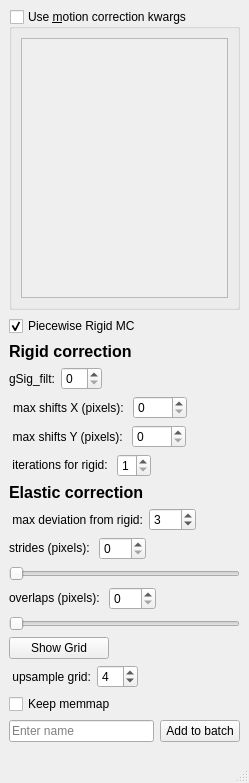
<?xml version="1.0" encoding="UTF-8"?>
<ui version="4.0">
 <class>MCORRWidget</class>
 <widget class="QMainWindow" name="MCORRWidget">
  <property name="geometry">
   <rect>
    <x>0</x>
    <y>0</y>
    <width>249</width>
    <height>783</height>
   </rect>
  </property>
  <property name="windowTitle">
   <string>mcorr params</string>
  </property>
  <widget class="QWidget" name="centralwidget">
   <layout class="QVBoxLayout" name="verticalLayout">
    <item>
     <widget class="QGroupBox" name="groupBox_motion_correction_kwargs">
      <property name="toolTip">
       <string>You can enter additional kwargs to pass for MotionCorrect() instantiation.
Use single quotes for strings, do not use double quotes.</string>
      </property>
      <property name="statusTip">
       <string/>
      </property>
      <property name="title">
       <string>Use &amp;motion correction kwargs</string>
      </property>
      <property name="checkable">
       <bool>true</bool>
      </property>
      <property name="checked">
       <bool>false</bool>
      </property>
      <layout class="QVBoxLayout" name="verticalLayout_3">
       <item>
        <widget class="QPlainTextEdit" name="plainTextEdit_mc_kwargs">
         <property name="toolTip">
          <string>You can enter additional kwargs to pass for CNMF instantiation.
Use single quotes for strings, do not use double quotes.</string>
         </property>
        </widget>
       </item>
      </layout>
     </widget>
    </item>
    <item>
     <widget class="QCheckBox" name="checkBoxRigidMC">
      <property name="layoutDirection">
       <enum>Qt::LeftToRight</enum>
      </property>
      <property name="text">
       <string>Piecewise Rigid MC</string>
      </property>
      <property name="checked">
       <bool>true</bool>
      </property>
     </widget>
    </item>
    <item>
     <widget class="QLabel" name="label_16">
      <property name="font">
       <font>
        <pointsize>12</pointsize>
        <weight>75</weight>
        <bold>true</bold>
       </font>
      </property>
      <property name="toolTip">
       <string>Compute some summary images (correlation and peak to noise ratio)</string>
      </property>
      <property name="text">
       <string>Rigid correction</string>
      </property>
     </widget>
    </item>
    <item>
     <layout class="QHBoxLayout" name="horizontalLayout">
      <item>
       <widget class="QLabel" name="label">
        <property name="text">
         <string>gSig_filt:</string>
        </property>
       </widget>
      </item>
      <item>
       <widget class="QSpinBox" name="spinBoxGSig_filt">
        <property name="toolTip">
         <string>disabled if set to zero</string>
        </property>
       </widget>
      </item>
      <item>
       <spacer name="horizontalSpacer_2">
        <property name="orientation">
         <enum>Qt::Horizontal</enum>
        </property>
        <property name="sizeHint" stdset="0">
         <size>
          <width>40</width>
          <height>20</height>
         </size>
        </property>
       </spacer>
      </item>
     </layout>
    </item>
    <item>
     <layout class="QHBoxLayout" name="horizontalLayout_12">
      <item>
       <widget class="QLabel" name="label_9">
        <property name="layoutDirection">
         <enum>Qt::LeftToRight</enum>
        </property>
        <property name="text">
         <string> max shifts X (pixels): </string>
        </property>
        <property name="alignment">
         <set>Qt::AlignRight|Qt::AlignTrailing|Qt::AlignVCenter</set>
        </property>
       </widget>
      </item>
      <item>
       <widget class="QSpinBox" name="spinboxX">
        <property name="sizePolicy">
         <sizepolicy hsizetype="MinimumExpanding" vsizetype="Fixed">
          <horstretch>0</horstretch>
          <verstretch>0</verstretch>
         </sizepolicy>
        </property>
        <property name="maximum">
         <number>999</number>
        </property>
       </widget>
      </item>
      <item>
       <spacer name="horizontalSpacer_7">
        <property name="orientation">
         <enum>Qt::Horizontal</enum>
        </property>
        <property name="sizeHint" stdset="0">
         <size>
          <width>40</width>
          <height>20</height>
         </size>
        </property>
       </spacer>
      </item>
     </layout>
    </item>
    <item>
     <layout class="QHBoxLayout" name="horizontalLayout_13">
      <item>
       <widget class="QLabel" name="label_13">
        <property name="text">
         <string> max shifts Y (pixels): </string>
        </property>
        <property name="alignment">
         <set>Qt::AlignRight|Qt::AlignTrailing|Qt::AlignVCenter</set>
        </property>
       </widget>
      </item>
      <item>
       <widget class="QSpinBox" name="spinboxY">
        <property name="sizePolicy">
         <sizepolicy hsizetype="MinimumExpanding" vsizetype="Fixed">
          <horstretch>0</horstretch>
          <verstretch>0</verstretch>
         </sizepolicy>
        </property>
        <property name="maximum">
         <number>999</number>
        </property>
       </widget>
      </item>
      <item>
       <spacer name="horizontalSpacer_9">
        <property name="orientation">
         <enum>Qt::Horizontal</enum>
        </property>
        <property name="sizeHint" stdset="0">
         <size>
          <width>40</width>
          <height>20</height>
         </size>
        </property>
       </spacer>
      </item>
     </layout>
    </item>
    <item>
     <layout class="QHBoxLayout" name="horizontalLayout_14">
      <item>
       <widget class="QLabel" name="label_6">
        <property name="sizePolicy">
         <sizepolicy hsizetype="Preferred" vsizetype="Fixed">
          <horstretch>0</horstretch>
          <verstretch>0</verstretch>
         </sizepolicy>
        </property>
        <property name="text">
         <string> iterations for rigid: </string>
        </property>
        <property name="alignment">
         <set>Qt::AlignRight|Qt::AlignTrailing|Qt::AlignVCenter</set>
        </property>
       </widget>
      </item>
      <item>
       <widget class="QSpinBox" name="spinboxIterRigid">
        <property name="sizePolicy">
         <sizepolicy hsizetype="Fixed" vsizetype="Fixed">
          <horstretch>0</horstretch>
          <verstretch>0</verstretch>
         </sizepolicy>
        </property>
        <property name="minimum">
         <number>1</number>
        </property>
        <property name="maximum">
         <number>5</number>
        </property>
       </widget>
      </item>
      <item>
       <spacer name="horizontalSpacer_4">
        <property name="orientation">
         <enum>Qt::Horizontal</enum>
        </property>
        <property name="sizeHint" stdset="0">
         <size>
          <width>40</width>
          <height>20</height>
         </size>
        </property>
       </spacer>
      </item>
     </layout>
    </item>
    <item>
     <widget class="QLabel" name="label_17">
      <property name="font">
       <font>
        <pointsize>12</pointsize>
        <weight>75</weight>
        <bold>true</bold>
       </font>
      </property>
      <property name="toolTip">
       <string>Compute some summary images (correlation and peak to noise ratio)</string>
      </property>
      <property name="text">
       <string>Elastic correction</string>
      </property>
     </widget>
    </item>
    <item>
     <layout class="QHBoxLayout" name="horizontalLayout_16">
      <item>
       <widget class="QLabel" name="label_15">
        <property name="text">
         <string> max deviation from rigid:</string>
        </property>
        <property name="alignment">
         <set>Qt::AlignCenter</set>
        </property>
       </widget>
      </item>
      <item>
       <widget class="QSpinBox" name="spinboxMaxDev">
        <property name="maximum">
         <number>999</number>
        </property>
        <property name="value">
         <number>3</number>
        </property>
       </widget>
      </item>
      <item>
       <spacer name="horizontalSpacer_3">
        <property name="orientation">
         <enum>Qt::Horizontal</enum>
        </property>
        <property name="sizeHint" stdset="0">
         <size>
          <width>40</width>
          <height>20</height>
         </size>
        </property>
       </spacer>
      </item>
     </layout>
    </item>
    <item>
     <layout class="QHBoxLayout" name="horizontalLayout_17">
      <item>
       <widget class="QLabel" name="label_18">
        <property name="sizePolicy">
         <sizepolicy hsizetype="Preferred" vsizetype="Fixed">
          <horstretch>0</horstretch>
          <verstretch>0</verstretch>
         </sizepolicy>
        </property>
        <property name="text">
         <string>strides (pixels): </string>
        </property>
        <property name="alignment">
         <set>Qt::AlignBottom|Qt::AlignLeading|Qt::AlignLeft</set>
        </property>
       </widget>
      </item>
      <item>
       <widget class="QSpinBox" name="spinboxStrides">
        <property name="maximum">
         <number>500</number>
        </property>
        <property name="value">
         <number>0</number>
        </property>
       </widget>
      </item>
      <item>
       <spacer name="horizontalSpacer_6">
        <property name="orientation">
         <enum>Qt::Horizontal</enum>
        </property>
        <property name="sizeHint" stdset="0">
         <size>
          <width>40</width>
          <height>20</height>
         </size>
        </property>
       </spacer>
      </item>
     </layout>
    </item>
    <item>
     <widget class="QSlider" name="sliderStrides">
      <property name="minimum">
       <number>1</number>
      </property>
      <property name="maximum">
       <number>500</number>
      </property>
      <property name="orientation">
       <enum>Qt::Horizontal</enum>
      </property>
     </widget>
    </item>
    <item>
     <layout class="QHBoxLayout" name="horizontalLayout_18">
      <item>
       <widget class="QLabel" name="label_19">
        <property name="sizePolicy">
         <sizepolicy hsizetype="Preferred" vsizetype="Fixed">
          <horstretch>0</horstretch>
          <verstretch>0</verstretch>
         </sizepolicy>
        </property>
        <property name="text">
         <string>overlaps (pixels): </string>
        </property>
        <property name="alignment">
         <set>Qt::AlignBottom|Qt::AlignLeading|Qt::AlignLeft</set>
        </property>
       </widget>
      </item>
      <item>
       <widget class="QSpinBox" name="spinboxOverlaps">
        <property name="maximum">
         <number>500</number>
        </property>
        <property name="value">
         <number>0</number>
        </property>
       </widget>
      </item>
      <item>
       <spacer name="horizontalSpacer_5">
        <property name="orientation">
         <enum>Qt::Horizontal</enum>
        </property>
        <property name="sizeHint" stdset="0">
         <size>
          <width>40</width>
          <height>20</height>
         </size>
        </property>
       </spacer>
      </item>
     </layout>
    </item>
    <item>
     <widget class="QSlider" name="sliderOverlaps">
      <property name="minimum">
       <number>1</number>
      </property>
      <property name="maximum">
       <number>500</number>
      </property>
      <property name="orientation">
       <enum>Qt::Horizontal</enum>
      </property>
     </widget>
    </item>
    <item>
     <widget class="QPushButton" name="btnShowQuilt">
      <property name="maximumSize">
       <size>
        <width>100</width>
        <height>16777215</height>
       </size>
      </property>
      <property name="text">
       <string>Show Grid</string>
      </property>
      <property name="checkable">
       <bool>true</bool>
      </property>
     </widget>
    </item>
    <item>
     <layout class="QHBoxLayout" name="horizontalLayout_19">
      <item>
       <widget class="QLabel" name="label_10">
        <property name="text">
         <string> upsample grid:</string>
        </property>
        <property name="alignment">
         <set>Qt::AlignCenter</set>
        </property>
       </widget>
      </item>
      <item>
       <widget class="QSpinBox" name="spinboxUpsample">
        <property name="minimum">
         <number>1</number>
        </property>
        <property name="maximum">
         <number>10</number>
        </property>
        <property name="value">
         <number>4</number>
        </property>
       </widget>
      </item>
      <item>
       <spacer name="horizontalSpacer_8">
        <property name="orientation">
         <enum>Qt::Horizontal</enum>
        </property>
        <property name="sizeHint" stdset="0">
         <size>
          <width>40</width>
          <height>20</height>
         </size>
        </property>
       </spacer>
      </item>
     </layout>
    </item>
    <item>
     <widget class="QCheckBox" name="checkBoxKeepMemmap">
      <property name="text">
       <string>Keep memmap</string>
      </property>
     </widget>
    </item>
    <item>
     <layout class="QHBoxLayout" name="horizontalLayout_20">
      <item>
       <widget class="QLineEdit" name="lineEditNameElastic">
        <property name="placeholderText">
         <string>Enter name</string>
        </property>
       </widget>
      </item>
      <item>
       <widget class="QPushButton" name="btnAddToBatchElastic">
        <property name="text">
         <string>Add to batch</string>
        </property>
       </widget>
      </item>
     </layout>
    </item>
    <item>
     <spacer name="verticalSpacer">
      <property name="orientation">
       <enum>Qt::Vertical</enum>
      </property>
      <property name="sizeType">
       <enum>QSizePolicy::Minimum</enum>
      </property>
      <property name="sizeHint" stdset="0">
       <size>
        <width>10</width>
        <height>10</height>
       </size>
      </property>
     </spacer>
    </item>
   </layout>
  </widget>
  <widget class="QMenuBar" name="menubar">
   <property name="geometry">
    <rect>
     <x>0</x>
     <y>0</y>
     <width>249</width>
     <height>30</height>
    </rect>
   </property>
  </widget>
  <widget class="QStatusBar" name="statusbar"/>
 </widget>
 <resources/>
 <connections/>
</ui>
